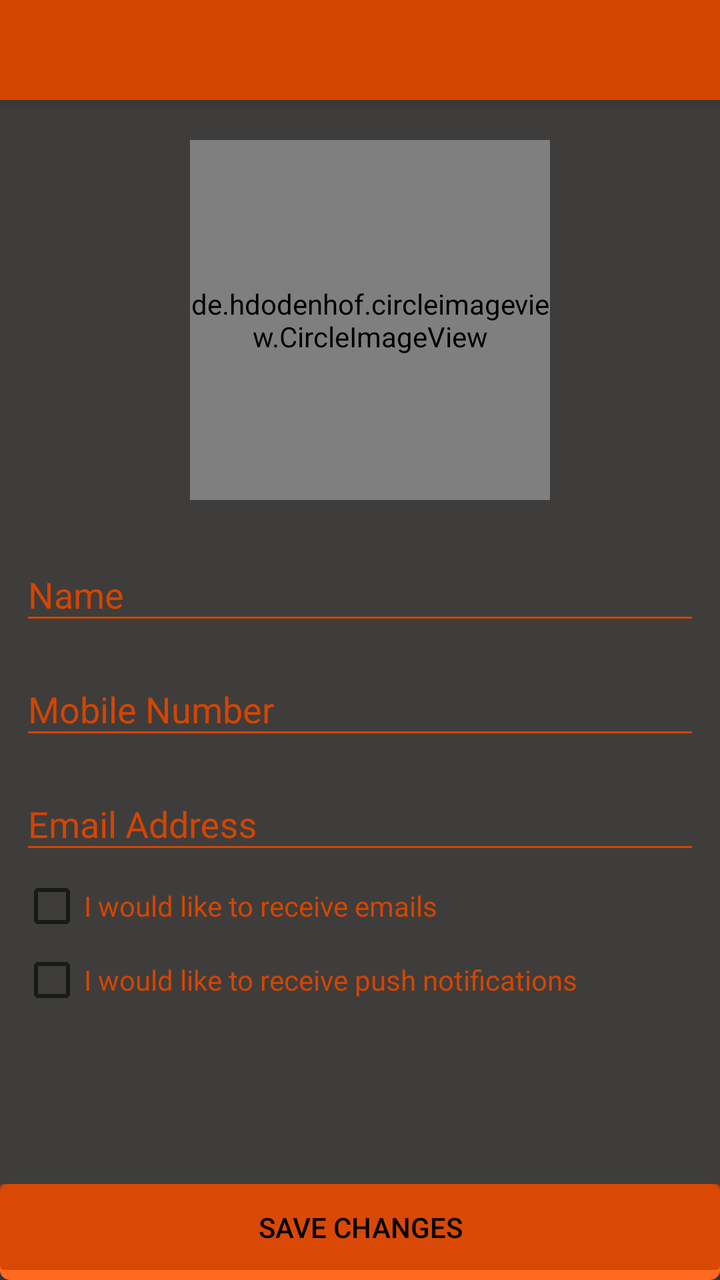
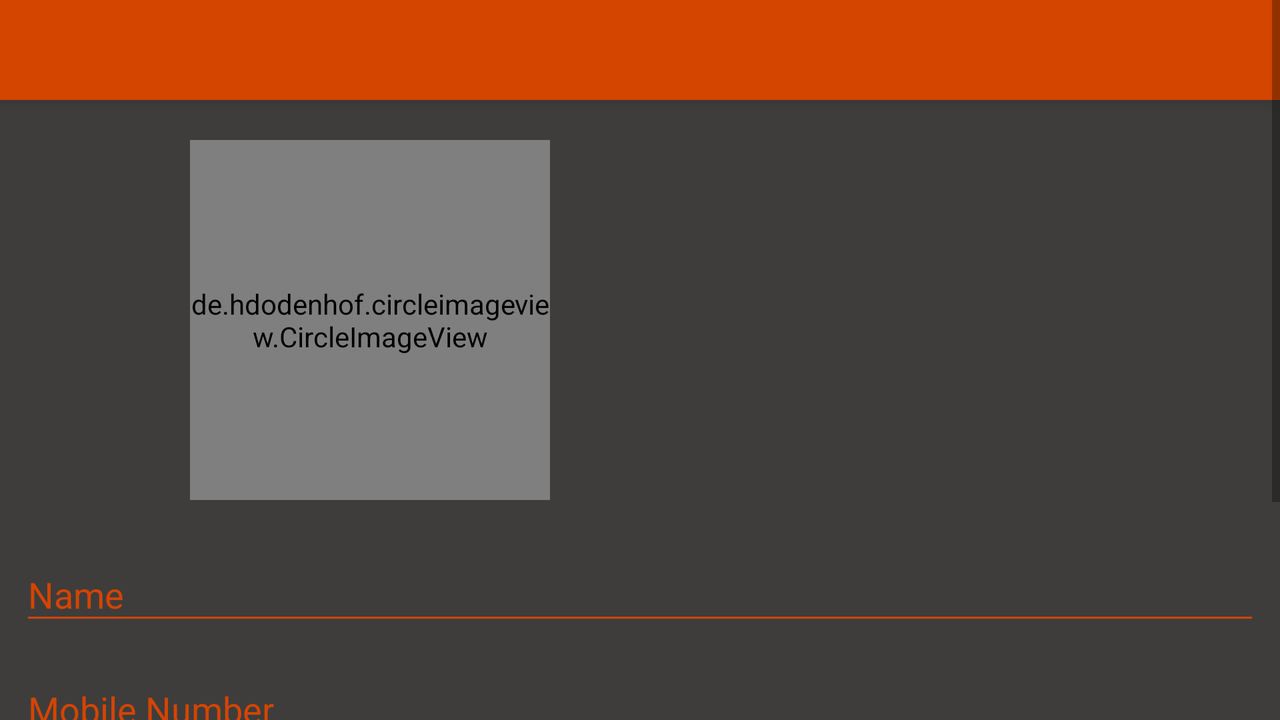

An Android layout and its configuration variant, each rendered on a device that would load it. The default file and the variant file are quoted in full after the pictures.
<!-- AndroidManifest.xml: application theme AppTheme -->
<!-- res/layout/myaccount.xml -->
<?xml version="1.0" encoding="utf-8"?>
<RelativeLayout
    android:layout_width="match_parent"
    android:layout_height="wrap_content"
    android:background="@color/syracuse_gray1"
    xmlns:android="http://schemas.android.com/apk/res/android">
    <android.support.v7.widget.Toolbar
        android:id="@+id/toolbar1"
        android:layout_width="match_parent"
        android:layout_height="50dp"
        android:layout_alignParentTop="true"
        android:elevation="5dp"
        android:background="@color/colorPrimary">
    </android.support.v7.widget.Toolbar>

    <de.hdodenhof.circleimageview.CircleImageView
        xmlns:app="http://schemas.android.com/apk/res-auto"
        android:id="@+id/imgV"
        android:src="@drawable/ic_person_white_18dp"
        android:layout_marginTop="20dp"
        android:layout_marginLeft="95dp"
        android:layout_below="@+id/toolbar1"
        android:layout_alignParentStart="true"
        android:layout_width="180dp"
        android:layout_height="180dp"
        android:layout_marginRight="25dp"/>

    <LinearLayout
        android:id="@+id/linearlayout"
        android:layout_width="match_parent"
        android:layout_height="wrap_content"
        android:orientation="vertical"
        android:layout_below="@+id/imgV"
        android:padding="10dp">

        
        <android.support.design.widget.TextInputLayout
            android:layout_width="match_parent"
            android:layout_height="wrap_content"
            android:id="@+id/til1"
            android:theme="@style/TextLabel_MyAccount"
            android:layout_marginTop="5dp">
            <EditText
                android:id="@+id/name"
                android:layout_width="match_parent"
                android:layout_height="wrap_content"
                android:inputType="textCapWords"
                android:hint="Name"
                android:textColor="@color/syracuse_orange"
                android:layout_centerHorizontal="true"
                android:editable="false"/>
        </android.support.design.widget.TextInputLayout>


        
        <android.support.design.widget.TextInputLayout
            android:layout_width="match_parent"
            android:layout_height="wrap_content"
            android:id="@+id/til2"
            android:theme="@style/TextLabel_MyAccount"
            android:layout_marginTop="5dp">
            <EditText
                android:id="@+id/mobile"
                android:layout_width="match_parent"
                android:layout_height="wrap_content"
                android:inputType="number"
                android:hint="Mobile Number"
                android:editable="false"
                android:textColor="@color/syracuse_orange"
                android:layout_centerHorizontal="true" />
        </android.support.design.widget.TextInputLayout>

        
        <android.support.design.widget.TextInputLayout
            android:layout_width="match_parent"
            android:layout_height="wrap_content"
            android:id="@+id/til3"
            android:theme="@style/TextLabel_MyAccount"
            android:layout_marginTop="5dp">
            <EditText
                android:id="@+id/address"
                android:layout_width="match_parent"
                android:layout_height="wrap_content"
                android:inputType="textEmailAddress"
                android:hint="Email Address"
                android:editable="false"
                android:layout_below="@+id/mobile"
                android:textColor="@color/syracuse_orange"
                android:layout_centerHorizontal="true"/>
        </android.support.design.widget.TextInputLayout>

        <CheckBox
            android:layout_width="match_parent"
            android:layout_height="wrap_content"
            android:textColor="@color/syracuse_orange"
            android:text="I would like to receive emails"
            android:id="@+id/check_email"
            android:clickable="false"
            android:layout_marginTop="5dp"/>

        <CheckBox
            android:layout_width="wrap_content"
            android:layout_height="wrap_content"
            android:textColor="@color/syracuse_orange"
            android:text="I would like to receive push notifications"
            android:id="@+id/check_notifications"
            android:clickable="false"
            android:layout_marginTop="5dp"/>
    </LinearLayout>

    <Button
        android:layout_width="match_parent"
        android:layout_height="wrap_content"
        android:text="Save Changes"
        android:id="@+id/button_save"
        android:layout_alignParentBottom="true"
        android:background="@drawable/roundedbutton_layered"/>

    <ImageButton
        android:layout_width="65dp"
        android:layout_height="65dp"
        android:background="@drawable/oval"
        android:id="@+id/change_pic"
        android:elevation="10dp"
        android:src="@mipmap/ic_photo_camera_black_24dp"
        android:visibility="invisible"
        android:clickable="false"
        android:layout_above="@+id/linearlayout"
        android:layout_alignEnd="@+id/imgV"/>

</RelativeLayout>
<!-- resources referenced by this layout -->
<resources>
  <color name="colorPrimary">#D44500</color>
  <color name="syracuse_gray1">#3E3D3C</color>
  <color name="syracuse_orange">#D44500</color>
  <!-- drawable oval (drawable) -->
  <?xml version="1.0" encoding="utf-8"?>
  <shape xmlns:android="http://schemas.android.com/apk/res/android"
      android:shape="oval">
      <solid android:color="@color/syracuse_orange" />
  </shape>
  <!-- drawable roundedbutton_layered (drawable) -->
  <?xml version="1.0" encoding="utf-8"?>
  <layer-list xmlns:android="http://schemas.android.com/apk/res/android">
      <item>
          <shape android:shape="rectangle" >
              <corners android:radius="5dp" />
              <gradient
                  android:angle="90"
                  android:centerColor="@color/syracuse_lightorange"
                  android:centerY="0.05"
                  android:endColor="@color/syracuse_lightorange"
                  android:startColor="@color/syracuse_lightorange" />
          </shape>
      </item>
      <item>
          <inset
              android:drawable="@drawable/roundedbutton"
              android:insetBottom="5dp" />
      </item>
  </layer-list>
  <style name="TextLabel_MyAccount" parent="Theme.AppCompat">
          
          <item name="android:textColorHint">@color/syracuse_orange</item>
          <item name="android:textSize">18sp</item>
          
          <item name="colorAccent">@color/syracuse_orange</item>
          <item name="colorControlNormal">@color/syracuse_orange</item>
          <item name="colorControlActivated">@color/syracuse_orange</item>
      </style>
  <style name="AppTheme" parent="Theme.AppCompat.Light.NoActionBar">
          
          <item name="colorPrimary">@color/syracuse_orange</item>
          <item name="colorPrimaryDark">@color/syracuse_darkorange</item>
          <item name="colorAccent">@color/syracuse_gray1</item>
          <item name="windowActionModeOverlay">true</item>
  
          <item name="android:textColorPrimary">@color/textColorPrimary</item>
      </style>
  <color name="syracuse_lightorange">#ff6a22</color>
  <!-- drawable roundedbutton (drawable) -->
  <?xml version="1.0" encoding="utf-8"?>
  <selector
      xmlns:android="http://schemas.android.com/apk/res/android"
      android:exitFadeDuration="@android:integer/config_shortAnimTime">
      <item
          android:id="@+id/usual"
          android:drawable="@drawable/roundedbutton_normal"
          android:state_pressed="false" />
      <item
          android:id="@+id/selected"
          android:state_pressed="true"
          android:drawable="@drawable/roundedbutton_pressed"/>
  </selector>
  <color name="syracuse_darkorange">#a13400</color>
  <color name="textColorPrimary">#000000</color>
  <!-- drawable roundedbutton_normal (drawable) -->
  <?xml version="1.0" encoding="utf-8"?>
  <shape xmlns:android="http://schemas.android.com/apk/res/android"
      android:shape="rectangle">
      <corners android:radius="2dp" />
      <solid android:color="#DDD44500" />
  </shape>
  <!-- drawable roundedbutton_pressed (drawable) -->
  <?xml version="1.0" encoding="utf-8"?>
  <shape xmlns:android="http://schemas.android.com/apk/res/android"
      android:shape ="rectangle" >
  
      <corners android:radius="3dp" />
  
      <solid
          android:color="@color/syracuse_navy" />
  </shape>
  <color name="syracuse_navy">#0D1D37</color>
</resources>
<!-- res/layout-land/myaccount.xml (the author's variant of the layout above) -->
<!-- drawn on the phone turned sideways -->
<?xml version="1.0" encoding="utf-8"?>
<ScrollView
    android:layout_width="match_parent"
    android:layout_height="wrap_content"
    xmlns:android="http://schemas.android.com/apk/res/android"
    android:fillViewport="true">
    <RelativeLayout
        android:layout_width="match_parent"
        android:layout_height="wrap_content"
        android:background="@color/syracuse_gray1"
        xmlns:android="http://schemas.android.com/apk/res/android">
        <android.support.v7.widget.Toolbar
            android:id="@+id/toolbar1"
            android:layout_width="match_parent"
            android:layout_height="50dp"
            android:layout_alignParentTop="true"
            android:elevation="5dp"
            android:background="@color/colorPrimary">
        </android.support.v7.widget.Toolbar>

        <de.hdodenhof.circleimageview.CircleImageView
            xmlns:app="http://schemas.android.com/apk/res-auto"
            android:id="@+id/imgV"
            android:src="@drawable/ic_person_white_18dp"
            android:layout_marginTop="20dp"
            android:layout_marginLeft="95dp"
            android:layout_below="@+id/toolbar1"
            android:layout_alignParentStart="true"
            android:layout_width="180dp"
            android:layout_height="180dp"
            android:layout_marginRight="25dp"/>

        <LinearLayout
            android:id="@+id/linearlayout"
            android:layout_width="match_parent"
            android:layout_height="wrap_content"
            android:orientation="vertical"
            android:layout_below="@+id/imgV"
            android:padding="10dp">

            
            <android.support.design.widget.TextInputLayout
                android:layout_width="match_parent"
                android:layout_height="wrap_content"
                android:id="@+id/til1"
                android:theme="@style/TextLabel_MyAccount"
                android:layout_marginTop="5dp">
                <EditText
                    android:id="@+id/name"
                    android:layout_width="match_parent"
                    android:layout_height="wrap_content"
                    android:inputType="textCapWords"
                    android:hint="Name"
                    android:textColor="@color/syracuse_orange"
                    android:layout_centerHorizontal="true"
                    android:editable="false"/>
            </android.support.design.widget.TextInputLayout>


            
            <android.support.design.widget.TextInputLayout
                android:layout_width="match_parent"
                android:layout_height="wrap_content"
                android:id="@+id/til2"
                android:theme="@style/TextLabel_MyAccount"
                android:layout_marginTop="5dp">
                <EditText
                    android:id="@+id/mobile"
                    android:layout_width="match_parent"
                    android:layout_height="wrap_content"
                    android:inputType="number"
                    android:hint="Mobile Number"
                    android:editable="false"
                    android:textColor="@color/syracuse_orange"
                    android:layout_centerHorizontal="true" />
            </android.support.design.widget.TextInputLayout>

            
            <android.support.design.widget.TextInputLayout
                android:layout_width="match_parent"
                android:layout_height="wrap_content"
                android:id="@+id/til3"
                android:theme="@style/TextLabel_MyAccount"
                android:layout_marginTop="5dp">
                <EditText
                    android:id="@+id/address"
                    android:layout_width="match_parent"
                    android:layout_height="wrap_content"
                    android:inputType="textEmailAddress"
                    android:hint="Email Address"
                    android:editable="false"
                    android:layout_below="@+id/mobile"
                    android:textColor="@color/syracuse_orange"
                    android:layout_centerHorizontal="true"/>
            </android.support.design.widget.TextInputLayout>

            <CheckBox
                android:layout_width="match_parent"
                android:layout_height="wrap_content"
                android:textColor="@color/syracuse_orange"
                android:text="I would like to receive emails"
                android:id="@+id/check_email"
                android:clickable="false"
                android:layout_marginTop="5dp"/>

            <CheckBox
                android:layout_width="wrap_content"
                android:layout_height="wrap_content"
                android:textColor="@color/syracuse_orange"
                android:text="I would like to receive push notifications"
                android:id="@+id/check_notifications"
                android:clickable="false"
                android:layout_marginTop="5dp"/>
        </LinearLayout>

        <Button
            android:layout_width="match_parent"
            android:layout_height="wrap_content"
            android:text="Save Changes"
            android:id="@+id/button_save"
            android:visibility="invisible"
            android:clickable="false"
            android:background="@drawable/roundedbutton_layered"/>

        <ImageButton
            android:layout_width="65dp"
            android:layout_height="65dp"
            android:background="@drawable/oval"
            android:id="@+id/change_pic"
            android:elevation="10dp"
            android:src="@mipmap/ic_photo_camera_black_24dp"
            android:visibility="invisible"
            android:clickable="false"
            android:layout_above="@+id/linearlayout"
            android:layout_alignEnd="@+id/imgV"/>

    </RelativeLayout>
</ScrollView>
